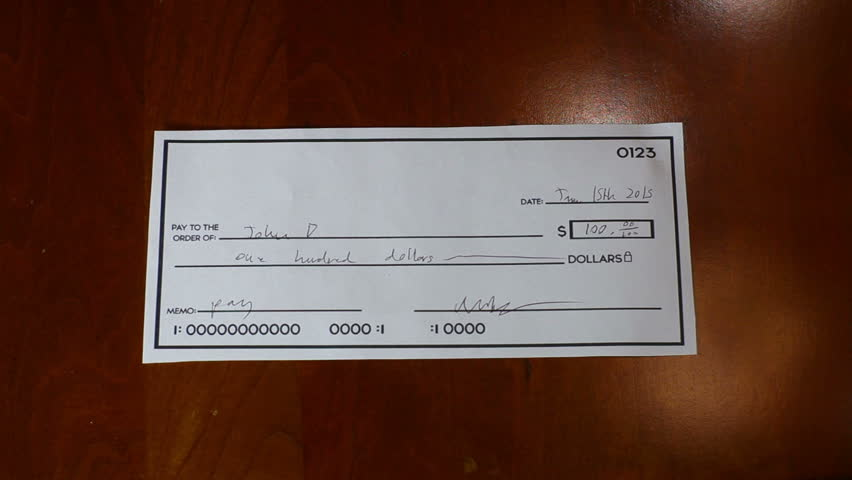
#> input picture CheckValidation/Sample Images/Checks/check1.jpg, 852 x 480 px
$ python -i detect.py   (imports and definitions only)   (older library calls are emulated)
#> lines starting #> are read from the running program, lines starting #| are printed output that depends on the picture; after the words box and inside, x2 and y2 are one past the last pixel; in counts of white or black regions, pixels touching at a corner belong together
import cv2
import numpy as np
import imutils
import classifier

def text_regions(image):
#> called with image = 'Sample Images/Checks/check1.jpg'
    img = cv2.imread(image)
#> img is the input picture: shape (480, 852, 3); mean B, G, R 57.1, 67, 95.6
    img = imutils.resize(img,width = 1000)
#> img: shape (563, 1000, 3)

    kernel = cv2.getStructuringElement(cv2.MORPH_RECT,(3,3))
    joining_kernel = cv2.getStructuringElement(cv2.MORPH_RECT,(10,5))

    img_gray = cv2.cvtColor(img, cv2.COLOR_BGR2GRAY)
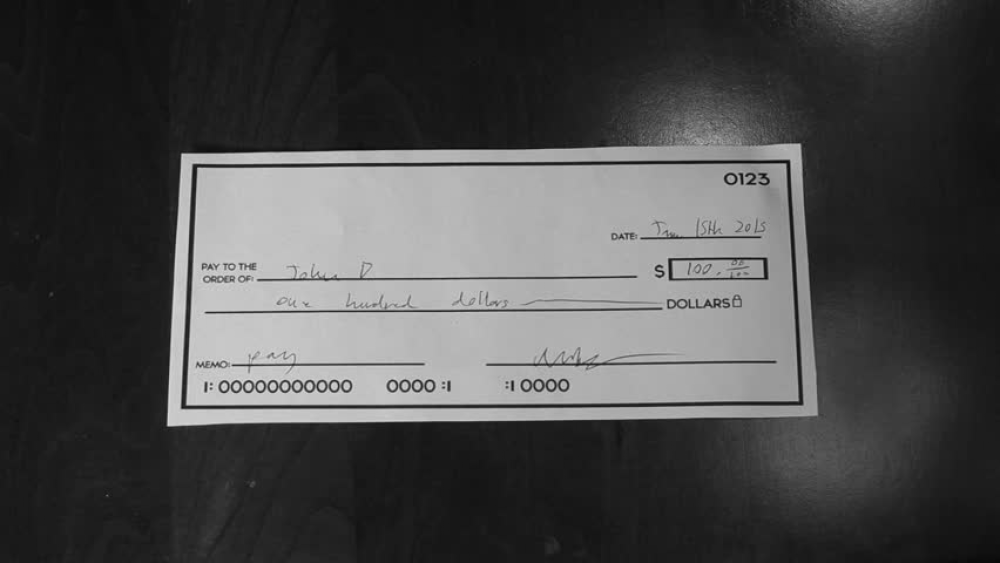
#> img_gray: shape (563, 1000); min 9, max 219, mean 74.4
    #Detects dark regions, in this case writing
    black = cv2.morphologyEx(img_gray, cv2.MORPH_BLACKHAT, kernel)

    #Finds areas within dark regions that have vertical edges
    gradX = cv2.Sobel(black, ddepth = cv2.CV_32F, dx = 1, dy =0, ksize = -1)
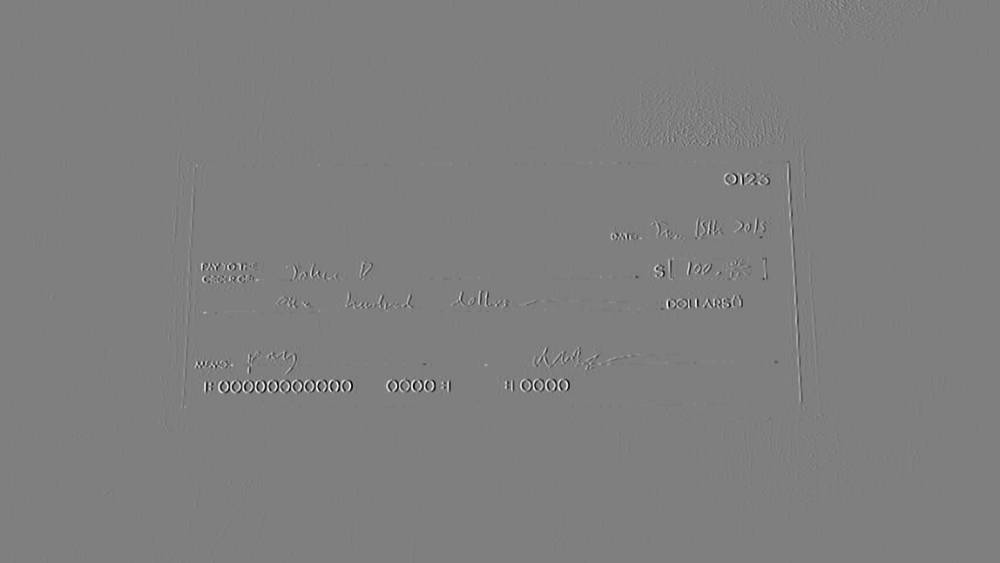
#> gradX: shape (563, 1000) float32; min -1624, max 1635, mean 0; drawn with min black and max white
    gradX= np.absolute(gradX)
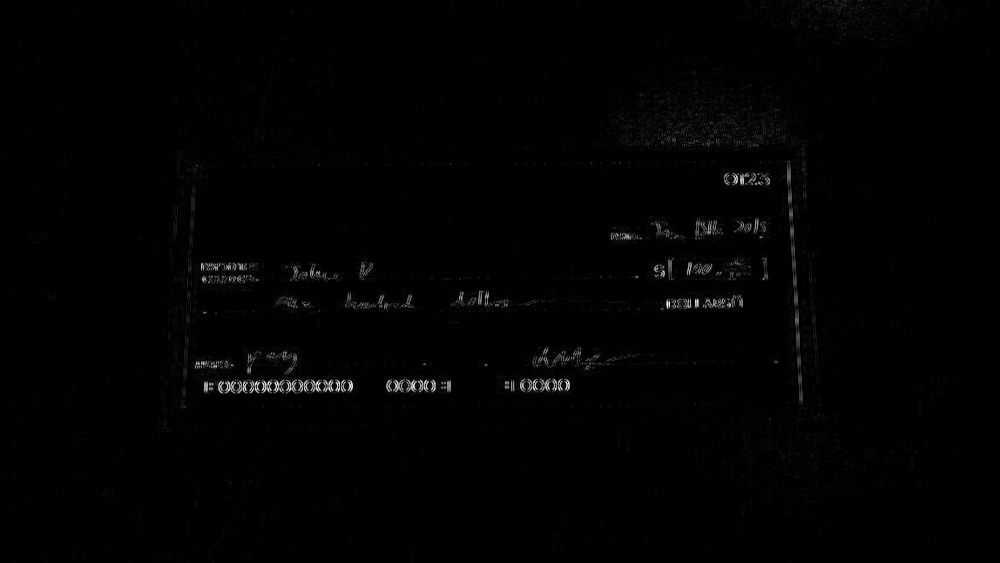
#> gradX: shape (563, 1000) float32; min 0, max 1635, mean 13.3; drawn with min black and max white
    (minVal, maxVal) = (np.min(gradX), np.max(gradX))
#> minVal = 0; maxVal = 1635
    gradX = (255*((gradX - minVal)/(maxVal - minVal))).astype("uint8")
    gradX = cv2.morphologyEx(gradX, cv2.MORPH_CLOSE, kernel)

    thresh = cv2.threshold(gradX, 127 , 255, cv2.THRESH_BINARY + cv2.THRESH_OTSU)[1]
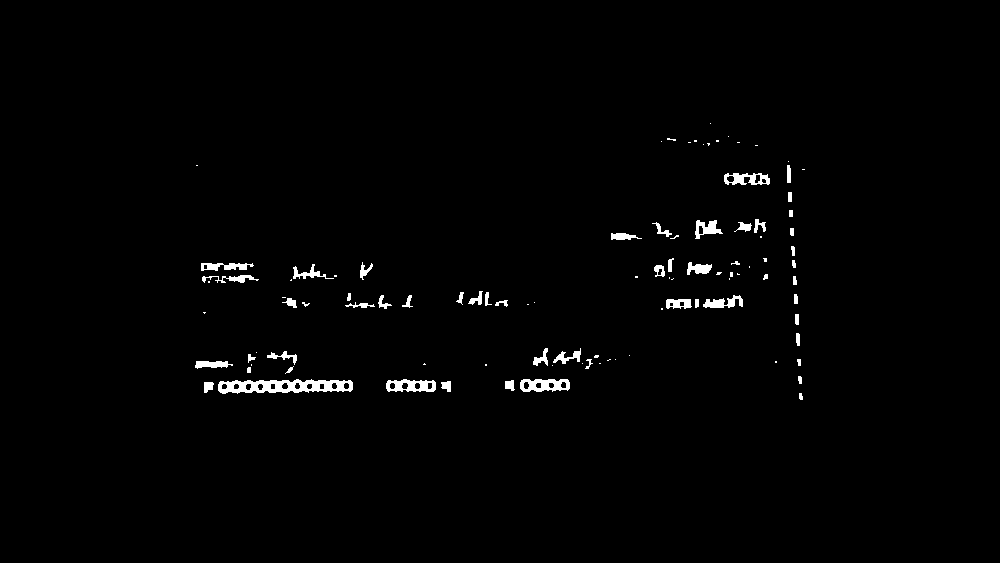
#> thresh: shape (563, 1000); 1.3% white; 100 white regions (46 under 20 px), largest, box (x1, y1, x2, y2) and area: (218, 379, 353, 394) 1281, (520, 379, 570, 392) 459, (386, 379, 436, 392) 434
    thresh = cv2.morphologyEx(thresh, cv2.MORPH_CLOSE, joining_kernel)
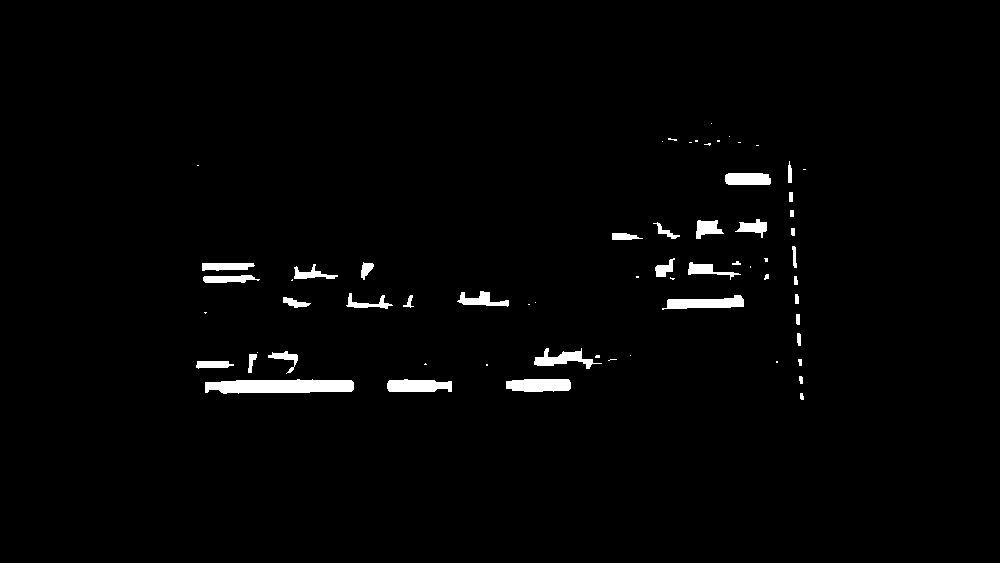
#> thresh: shape (563, 1000); 1.7% white; 64 white regions (27 under 20 px)

    cv2.imshow("thresh", thresh)
    cv2.waitKey(0)

    contours, hierarchy = cv2.findContours(thresh,
        cv2.RETR_EXTERNAL, cv2.CHAIN_APPROX_SIMPLE)
#> contours = 64 contours, 33 with area under 20; largest, box (x1, y1, x2, y2) and area: (205, 379, 354, 394) 1657, (506, 379, 571, 392) 684, (662, 295, 744, 310) 657, (387, 379, 452, 392) 636, (534, 348, 602, 369) 478

    dollars = []
    for contour in contours:
        [x,y,w,h] = cv2.boundingRect(contour)
        #get rid of very large and small contours
        if w < 60 or w > 75 or h < 13 or h > 18 :
            continue
        #gets rid of contours in the check that cant be the money region(
        #(ex theyre on the right side of check)
        if x < 500:
            continue
        dollars = img_gray[y-10:y+h+10, x-10:x+w+10]
        cv2.imshow("dollars", dollars)
        cv2.waitKey(0)
#> this loop made 64 passes
#> (x, y, w, h) on passes 1, 2, 3, 4, 5, 9, 10, 11, 12, 13, 14, 15: (800, 393, 4, 7), (506, 379, 65, 13), (387, 379, 65, 13), (205, 379, 149, 15), (799, 376, 4, 8), (196, 361, 38, 8), (798, 359, 4, 7), (608, 359, 9, 2), (630, 355, 1, 1), (595, 355, 5, 3), (248, 354, 9, 19), (257, 352, 1, 1)
#> (contour, x, y, w, h) on passes 6, 7, 8, 20, 21, 29: ([[486, 364], [486, 365], [487, 365], [487, 364]], 486, 364, 2, 2), ([[425, 363], [424, 364], [426, 364]], 424, 363, 3, 2), ([[776, 361], [776, 362], [777, 362], [777, 361]], 776, 361, 2, 2), ([[204, 312], [205, 313], [206, 312]], 204, 312, 3, 2), ([[528, 304], [529, 304]], 528, 304, 2, 1), ([[292, 279], [291, 280], [292, 280]], 291, 279, 2, 2)

    #detecting contours in the dollars field
    ret, im_th = cv2.threshold(dollars, 90, 255, cv2.THRESH_BINARY_INV)
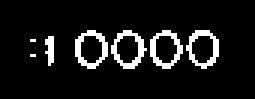
#> im_th: shape (33, 85) (shown 3 times larger); 9.1% white in thin lines or dots, all inside (x1, y1, x2, y2) = (10, 10, 73, 23)
    ctrs, hier = cv2.findContours(im_th.copy(), cv2.RETR_TREE, cv2.CHAIN_APPROX_SIMPLE)
#> ctrs = 11 contours, 3 with area under 20; largest, box (x1, y1, x2, y2) and area: (25, 10, 36, 23) 94, (37, 10, 49, 23) 92, (62, 10, 73, 23) 92, (50, 10, 61, 23) 90, (63, 11, 72, 22) 64, (26, 11, 35, 22) 64, (51, 11, 60, 22) 62, (38, 11, 47, 22) 62

    numbers = []
    for ctr in ctrs:
        [x,y,w,h] = cv2.boundingRect(ctr)
        print("%d %d" %(w,h))
        if w < 7 and h < 7: #ignore very small regions
            continue
        temp = dollars[y-3:y+h+3, x-2:x+w+2]
        temp = cv2.resize(temp,(28,28), interpolation = cv2.INTER_AREA)
        cv2.imshow("dollars", temp)
        cv2.waitKey(0)
        numbers.append(temp)
#> this loop made 11 passes
#> (x, y, w, h) on passes 3 to 11: (15, 12, 3, 10), (62, 10, 11, 13), (63, 11, 9, 11), (50, 10, 11, 13), (51, 11, 9, 11), (37, 10, 12, 13), (38, 11, 9, 11), (25, 10, 11, 13), (26, 11, 9, 11)
#> (ctr, x, y, w, h) on passes 1 to 2: ([[10, 18], [11, 18]], 10, 18, 2, 1), ([[10, 13], [11, 13]], 10, 13, 2, 1)
#| 2 1
#| 2 1
#| 3 10
#| 11 13
#| 9 11
#| 11 13
#| 9 11
#| 12 13
#> (further printed lines are left out)
#> pass 3, in text_regions, `temp = cv2.resize(temp,(28,28), interpolation = cv2.INTER_AREA)`:
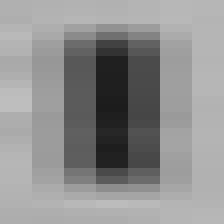
#> temp: shape (28, 28) (shown 8 times larger); min 28, max 190, mean 143.5
#> after the loop, numbers = 9 items

    return numbers

>>> result = text_regions('Sample Images/Checks/check1.jpg')
#> result = 9 items
